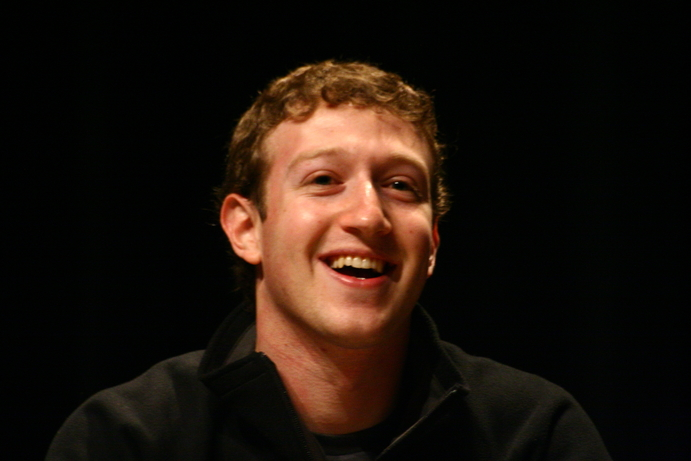
#> input picture Transformations/mark.jpg, 691 x 461 px
$ python rotation.py
#> lines starting #> are read from the running program, lines starting #| are printed output that depends on the picture
import cv2
import numpy as np

img=cv2.imread('mark.jpg')
#> img is the input picture: shape (461, 691, 3); mean B, G, R 12.5, 19.9, 30.9
cv2.imshow('Mark',img)
height,width=img.shape[:2]
#> height = 461; width = 691
rotation_mat=cv2.getRotationMatrix2D((width/2,height/2),90,1)
rotated_img=cv2.warpAffine(img,rotation_mat,(width,height))
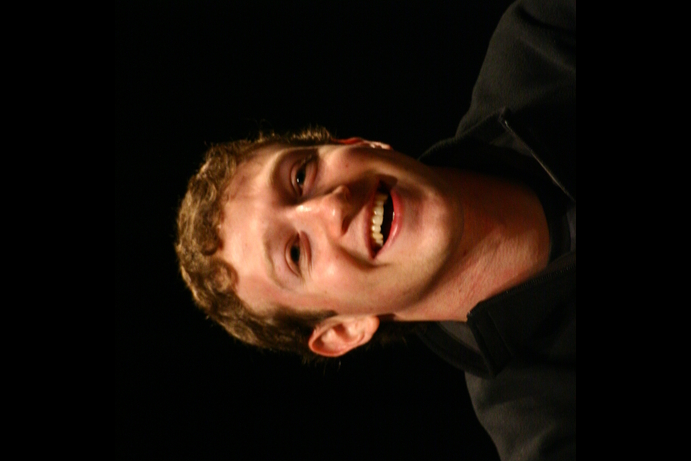
#> rotated_img: shape (461, 691, 3); mean B, G, R 11.7, 18.7, 30
cv2.imshow('rotated img',rotated_img)
cv2.waitKey(0)
cv2.destroyAllWindows()
